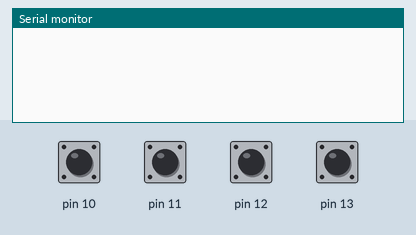
The sketch below on a simulated Arduino Leonardo, built with avr-gcc and run on an emulated ATmega32U4. Shown: the last lines printed to the serial monitor. The inputs (shaded band) are chosen by the test bench; at power-on: pin 10–13 HIGH. USB keyboard and mouse output is not drawn.

Above: at 1.2 s.
1.3 s: pin 10 pulled LOW for 0.15 s
At 2.3 s:
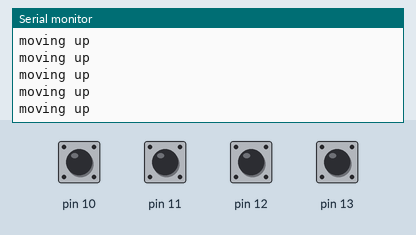
2.9 s: pin 11 pulled LOW for 0.15 s
At 4.2 s:
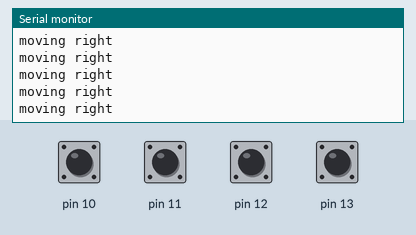
4.5 s: pin 12 pulled LOW for 0.15 s
At 5.6 s:
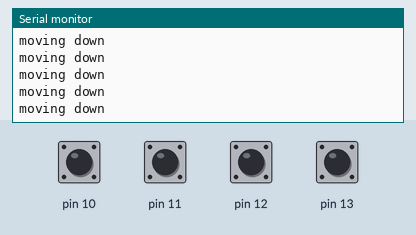
6.1 s: pin 13 pulled LOW for 0.15 s
At 7.7 s:
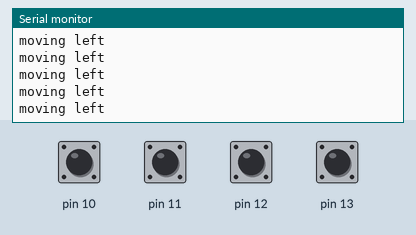

The sketch:

lab4.ino
```cpp
#include <CapacitiveSensor.h>
#include <Mouse.h>

const int LEFT = 0;
const int TOP = 1;
const int RIGHT = 2;
const int DOWN = 3;
const int MOVE_SPEED = 20;
long total0, total1, total2, total3, start;

CapacitiveSensor   cs_5_10 = CapacitiveSensor(5,10);        // 10M resistor between pins 4 & 2, pin 2 is sensor pin, add a wire and or foil if desired
CapacitiveSensor   cs_5_11 = CapacitiveSensor(5,11);        // 10M resistor between pins 4 & 6, pin 6 is sensor pin, add a wire and or foil
CapacitiveSensor   cs_5_12 = CapacitiveSensor(5,12);        // 10M resistor between pins 4 & 8, pin 8 is sensor pin, add a wire and or foil
CapacitiveSensor   cs_5_13 = CapacitiveSensor(5,13);        // 10M resistor between pins 4 & 8, pin 8 is sensor pin, add a wire and or foil

void setup()
{
   cs_5_10.set_CS_AutocaL_Millis(0xFFFFFFFF);     // turn off autocalibrate on channel 1 - just as an example
   Serial.begin(9600);
   Mouse.begin();
   start = millis();
}

void loop()
{
   total0 =  cs_5_10.capacitiveSensor(30);
   total1 =  cs_5_11.capacitiveSensor(30);
   total2 =  cs_5_12.capacitiveSensor(30);
   total3 =  cs_5_13.capacitiveSensor(30);

    /*
    total 0 is up
    total 1 is right
    total 2 is down
    total 3 is left
    */

    if (total0 > 1000) {
      Serial.println("moving up");
      Mouse.move(0, -MOVE_SPEED, 0);
    }
    if (total1 > 1000) {
      Serial.println("moving right");
      Mouse.move(MOVE_SPEED, 0, 0);
    }
    if (total2 > 2000) {
      Serial.println("moving down");
      Mouse.move(0, MOVE_SPEED, 0);
    }
    if (total3 > 1500) {
      Serial.println("moving left");
      Mouse.move(-MOVE_SPEED, 0, 0);
    }

}
```

Measured:
- after the input at 1.3 s, the serial monitor: prints a new line at once (image 1)
- after the input at 2.9 s, the serial monitor: prints a new line at once (image 2)
- after the input at 4.5 s, the serial monitor: prints a new line at once (image 3)
- after the input at 6.1 s, the serial monitor: prints a new line at once (image 4)
